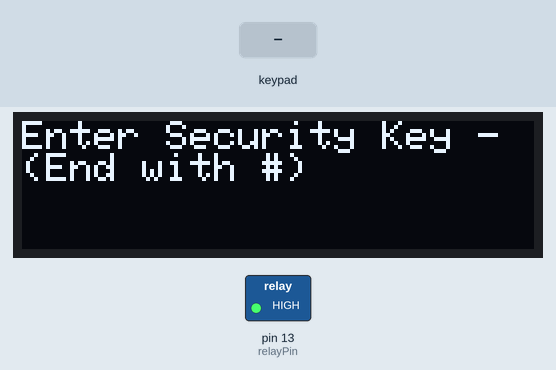
This sketch was run on a simulated Arduino Uno, built with avr-gcc and run on an emulated ATmega328P. Shown: 128×32 one-colour display, switched loads named in the sketch (green lamp = pin HIGH). Inputs (shaded band) come from the test bench.

Above: at 1.2 s.
1.3 s: keypad keys A B C 1 2 3 # pressed 0.4 s apart
At 5.1 s:
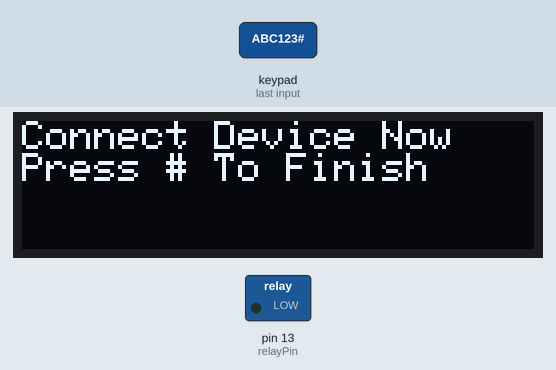
5.6 s: key '#' pressed
At 6.3 s:
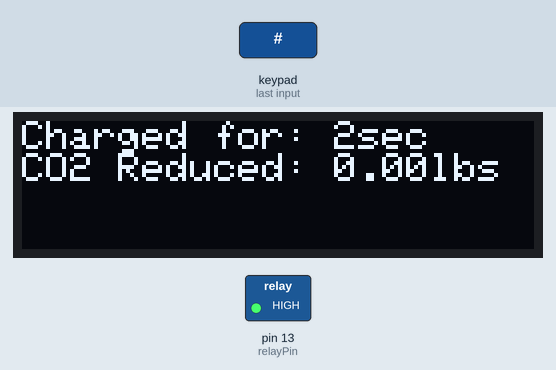
8.6 s: keypad keys 9 8 7 6 # pressed 0.4 s apart
At 12.7 s:
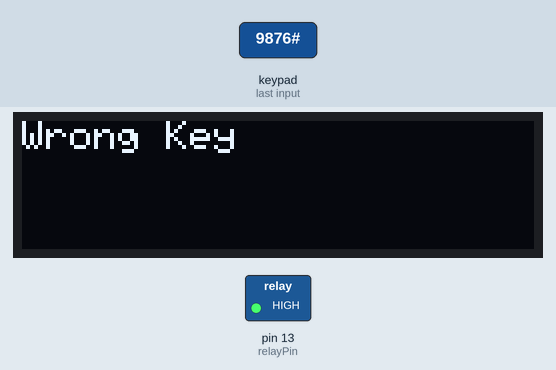
13.0 s: key '#' pressed
16.0 s: key '1' pressed
At 16.5 s:
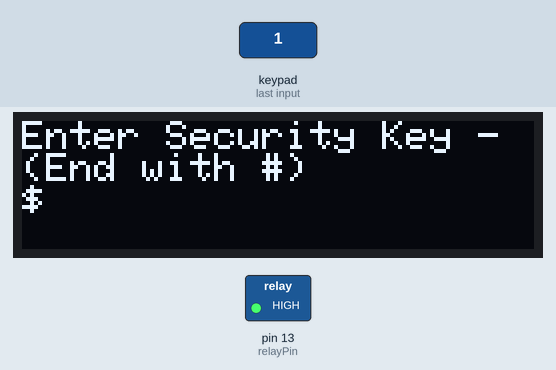
17.5 s: key '3' pressed
At 18.8 s:
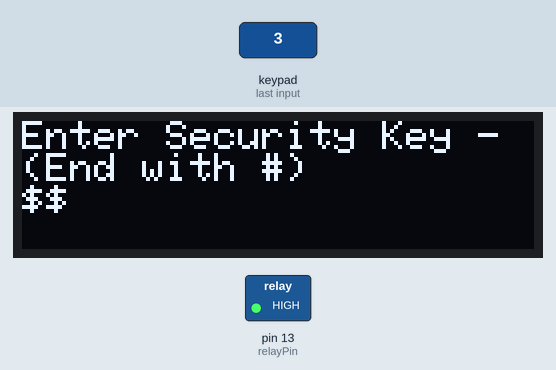
Timing chart, 0 to 20.0 s (numbered marks = the images above; inputs shaded):
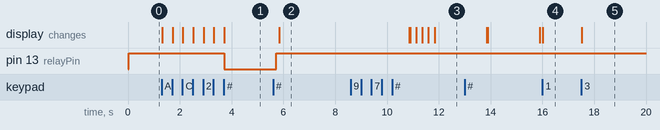

The sketch:

Solar_Charger.ino
```cpp
//#include <time.h>
#include <SPI.h>
#include <Wire.h>
#include <Adafruit_GFX.h>
#include <Adafruit_SSD1306.h>
#include <Keypad.h>

#define OLED_RESET 4
Adafruit_SSD1306 disp(OLED_RESET);

int relayPin=13;

char keys[4][4] =
{
{'1','2','3','A'},
{'4','5','6','B'},
{'7','8','9','C'},
{'*','0','#','D'}
};

byte rowPins[4] = { 9, 8, 7, 6 };
byte colPins[4] = { 5, 4, 3, 2 };

Keypad mykeypad = Keypad( makeKeymap(keys), rowPins, colPins, 4, 4);
char pass[]="ABC123";
void setup() {
Serial.begin(9600);

  disp.begin(SSD1306_SWITCHCAPVCC, 0x3C);  // initialize with the I2C addr 0x3C (for the 128x32)
  // init done
  //disp.display();
  //delay(2000);

  pinMode(relayPin,OUTPUT);

}

void loop() {
  digitalWrite(relayPin,HIGH);
  unsigned long time = millis();
  if(time>=10800000)
  {disp.println("Low Battery!");
    disp.println("Press # to Dismiss");
    disp.display();
    while(mykeypad.getKey()!='#');
    }
  beg();
  int i=0;
  int tim=0;
  char key = mykeypad.getKey();
  char userpin[10];

  while(key!='#')
  {
  if(key)
  { userpin[i] = key;
    i+=1;
    disp.print("$");
    disp.display();
    delay(200);
    }
   key = mykeypad.getKey();
  }
  userpin[i]='\0';
  disp.clearDisplay();
  if(strcmp(userpin,pass)==0)
  { disp.setCursor(0,0);
    disp.println("Connect Device Now");
    disp.println("Press # To Finish");
    disp.display();
    digitalWrite(relayPin, LOW);
   while(mykeypad.getKey()!='#'){delay(200); tim+=1;}
   digitalWrite(relayPin, HIGH);
   disp.clearDisplay();
   delay(100);
   disp.setCursor(0,0);
   double energy = (0.24*(tim/3600)) * 1.22;
   disp.print("Charged for: ");
   if(tim>300)
   {disp.print(tim/300);
    disp.println("min");}
    else
    {disp.print(tim/5);
    disp.println("sec");
      }
   disp.print("CO2 Reduced: ");
   disp.print(energy);
   disp.println("lbs");
   disp.display();
   delay(5000);
   //disp.clearDisplay();
  }
  else
  {disp.setCursor(0,0);
    disp.println("Wrong Key");
  disp.display();
  //disp.clearDisplay();
  delay(2000);
    }
}

void beg(void)
{disp.clearDisplay();
  disp.setCursor(0,0);
  disp.setTextColor(WHITE);
  disp.setTextSize(1);
  disp.println("Enter Security Key -");
  disp.println("(End with #)");
  disp.display();
  //disp.setCursor(0,10);
  }
```

Measured:
- after the input at 1.3 s, pin 13 (relayPin): HIGH → LOW after 2.4 s; the display: first changes at once (image 1 shows a later state)
- after the input at 5.6 s, pin 13 (relayPin): LOW → HIGH after 0.13 s; the display: changes after 0.25 s (image 2)
- after the input at 8.6 s, the display: first differs from a run without the input after 2.3 s (image 3 shows a later state)
- after the input at 16.0 s, the display: changes at once (image 4)
- after the input at 17.5 s, the display: changes at once (image 5)
